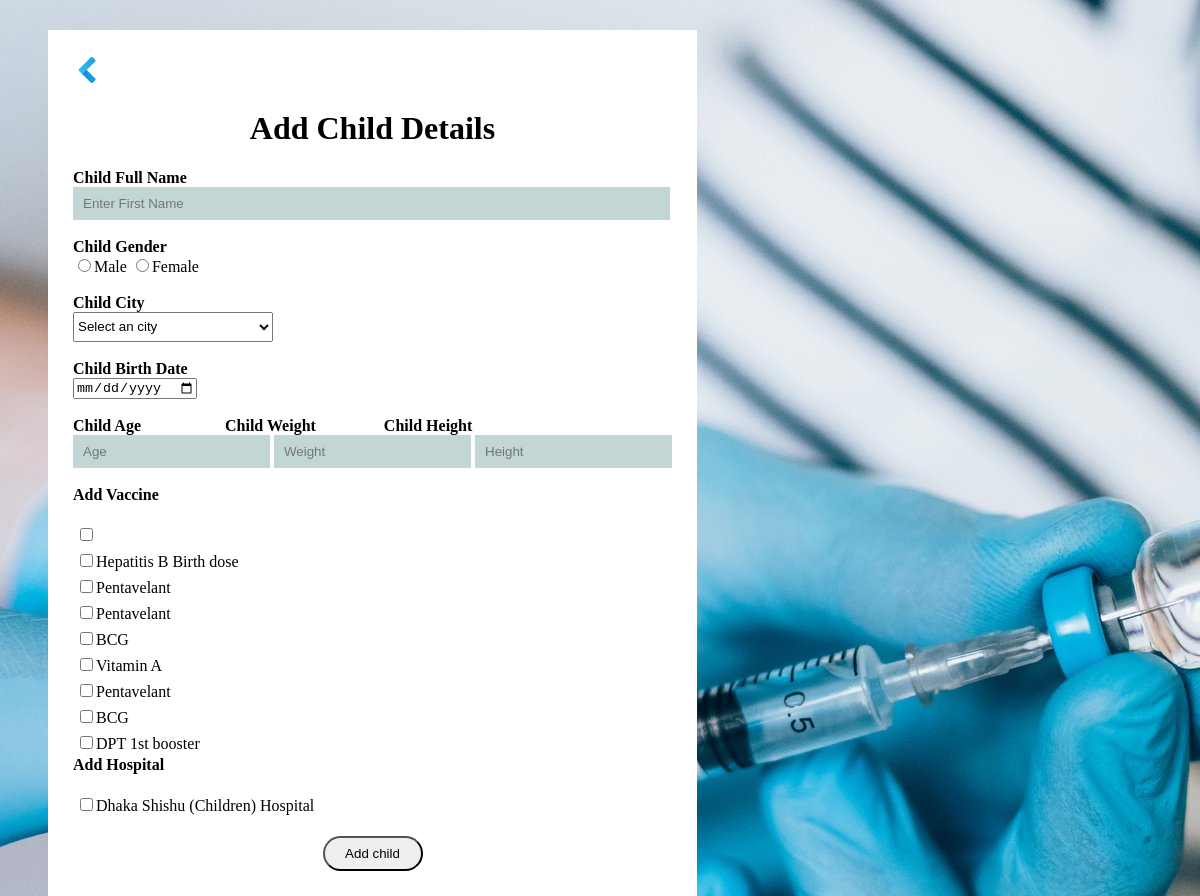
Page /addchild.php (signed in) on the committed database.
### tables this page shows
CREATE TABLE `vaccine` (
  `name` varchar(50) NOT NULL,
  `timing` varchar(20) NOT NULL
);

CREATE TABLE `hospital` (
  `name` varchar(255) NOT NULL,
  `timing` int(40) NOT NULL
);

### addchild.php (the view, shortened to what this page needs)
<!DOCTYPE html>
<html>
<head>
</head>
<body>
<form method="POST" class="container" action="<?php $_SERVER['PHP_SELF'] ?>">
<div style="padding:20;font-size:20">
<a href="parentindex.php"><img src="backarrow.png" width="30" height="30"></a>
<center><h1 >Add Child Details</h1></center>
<label><b>Child Full Name</b></label></br>
<input type="text" name="cname" class="text" placeholder="Enter First Name" size="70" /></br></br>
<label><b>Child Gender</b></label></br>
<input type="radio" name="cgender" value="Male" />Male
              	       <input type="radio" name="cgender" value="Female" />Female
<label ><b>Child City</b></label></br>
<select name="ccity">
	<option value="none" selected disabled hidden> Select an city</option>
</select>
<label ><b>Child Birth Date </b></label></br>
	<input type="date" name="cbirth" />
<label><b>Child Age </b></label> &nbsp; &nbsp; &nbsp; &nbsp; &nbsp; &nbsp; &nbsp; &nbsp; &nbsp; &nbsp;
<label><b>Child Weight </b></label>&nbsp; &nbsp; &nbsp; &nbsp; &nbsp; &nbsp; &nbsp; &nbsp;
<label><b>Child Height </b></label><br>
<input type="number" name="cage" class="text" placeholder="Age" />
<input type="number" name="cweight" class="text" placeholder="Weight" />
<input type="number" name="cheight" class="text" placeholder ="Height" />
<label ><b>Add Vaccine</b></label></br>
<br>
<?php
	include 'database_connection.php';
	$query="SELECT * FROM vaccine";
	$result=mysqli_query($con,$query);
	while ($row = mysqli_fetch_array($result))
	{
		echo "<table>
				<tr>
					<td><input type='checkbox' name='chk[]' value='".$row['name']."' />".$row['name']."</td>
				</tr>
			  </table>";
	}
	?>
	<label ><b>Add Hospital</b></label></br>
<br>
<?php
	include 'database_connection.php';
	$query="SELECT * FROM hospital";
	$result=mysqli_query($con,$query);
	while ($row = mysqli_fetch_array($result))
	{
		echo "<table>
				<tr>
					<td><input type='checkbox' name='chk[]' value='".$row['name']."' />".$row['name']."</td>
				</tr>
			  </table>";
	}
?>
<br>
<center><input type="Submit" name="addchild" value="Add child"/></center>
</div>
</body>
</html>

### addchild.php (style rules this page uses)
body { background-repeat:no-repeat; background: url('childback.jpg'); }
.text { background-color:#c2d6d6; border:none; padding:9px 10px; }
.container { position:absolute; margin: 22px 50px 50px 40px; padding: 25px; background-color: white; font-family:Century Gothic; }
select { width: 200px; height: 30px; }
input[type='submit'] { width:100px; height:35px; border-radius:50px 50px 50px 50px; }

### rows in the picture
vaccine: name "Hepatitis B Birth dose"
vaccine: name "Pentavelant"
vaccine: name "Pentavelant"
vaccine: name "BCG"
vaccine: name "Vitamin A"
vaccine: name "Pentavelant"
vaccine: name "BCG"
vaccine: name "DPT 1st booster"
hospital: name "Dhaka Shishu (Children) Hospital"
